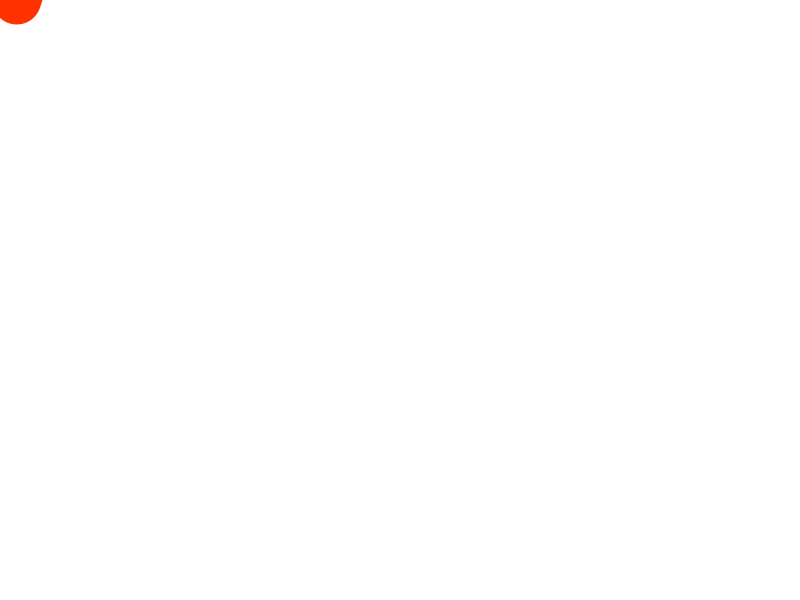
Frame 1 (no input)
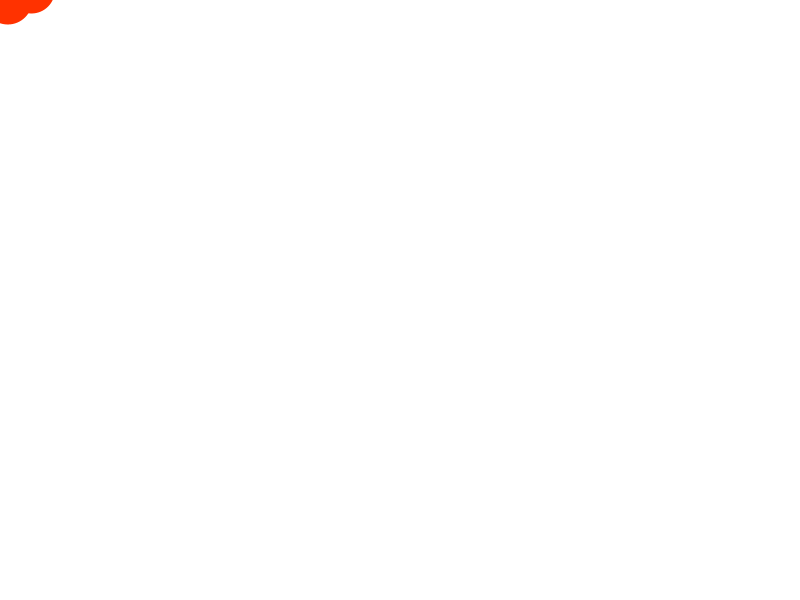
Frame 60 (the mouse pressed at the canvas centre just before this capture)
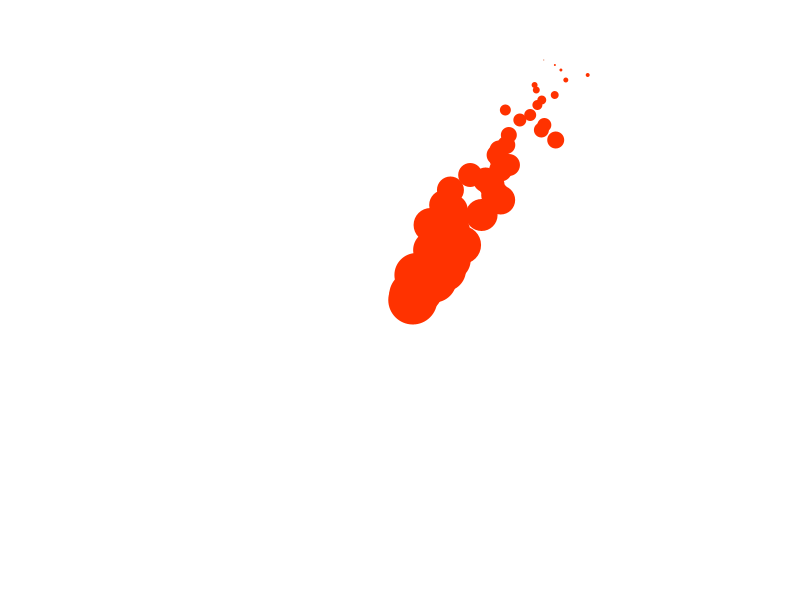
Frame 120 (the mouse held since frame 60 and released just before this capture)

The Processing sketch that drew these frames (run headless with seeded random() and noise(); from frame 60 on, the mouse is pressed at the canvas centre):

// Processing sketch: processing_166903
// ── processing_166903.pde

int[] xpos = new int[50];
int[] ypos = new int[50];
 
void setup(){
  size(800,600);
  smooth();
 
  for(int i = 0; i < 50; i++){
    xpos[i] = 0;
    ypos[i] = 0;
  }
  //noCursor();
}
 
void draw(){
  background(255);
  smooth();
  for(int i = 0; i < xpos.length-1; i++){
    ypos[i] = ypos[i+1]-5;
    xpos[i] = xpos[i+1]+int(random(-3,10));

  }

  xpos[xpos.length-1] = mouseX;
  ypos[ypos.length-1] = mouseY;

  for(int i = 0; i < 50; i++){
    noStroke();
    fill(i*random(200,250),50,0);
    ellipse(xpos[i]+random(20), ypos[i], i, i);
    
  }
}
